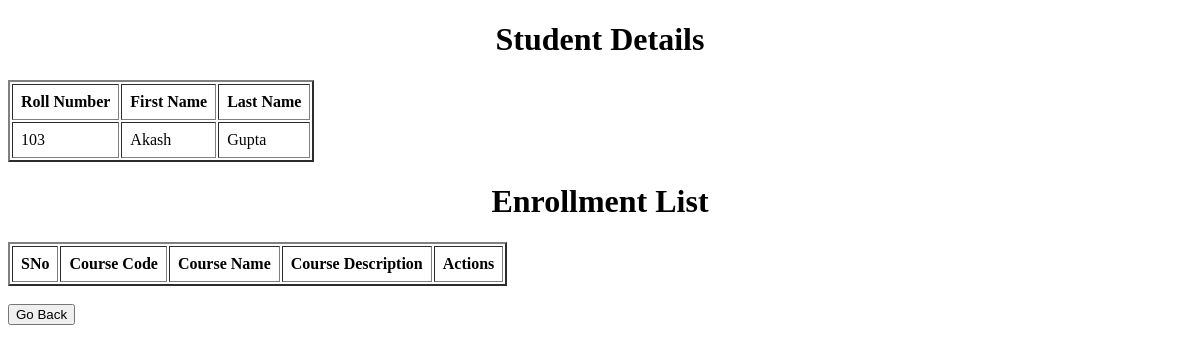
/student/3, run on an earlier commit of the app's database.
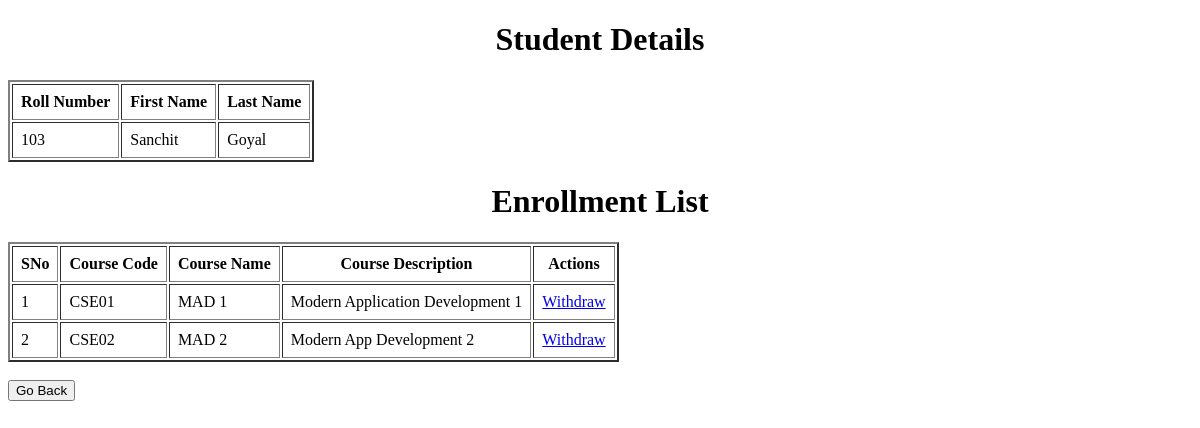
And on a later commit of the database.
### app.py (models this page shows)
class Student(db.Model):
    student_id = db.Column(db.Integer, primary_key = True, autoincrement = True)
    roll_number = db.Column(db.String, unique = True, nullable = False)
    first_name = db.Column(db.String, nullable = False)
    last_name = db.Column(db.String)

class Course(db.Model):
    course_id = db.Column(db.Integer, primary_key = True, autoincrement = True)
    course_code = db.Column(db.String, unique = True, nullable = False)
    course_name = db.Column(db.String, nullable = False)
    course_description = db.Column(db.String)
    students = db.relationship("Student", backref = "courses", secondary = "enrollments")

### app.py (the view)
@app.route('/student/<int:student_id>')
def student_info(student_id):
    this_student = Student.query.get(student_id)
    return render_template("student_info.html", student = this_student)

### templates/student_info.html (shortened to what this page needs)
<!DOCTYPE html>
<html lang="en">
<head>
</head>
<body>
    <h1 style="text-align: center;">Student Details</h1>
    <table id = 'student-detail' border="2" cellpadding="8px">
        <thead>
            <tr>
                <th>Roll Number</th>
                <th>First Name</th>
                <th>Last Name</th>
            </tr>
        </thead>
        <tbody>
            <tr>
                <td>{{ student.roll_number }}</td>
                <td>{{ student.first_name }}</td>
                <td>{{ student.last_name }}</td>
            </tr>
        </tbody>
    </table>
    <h1 style="text-align: center;">Enrollment List</h1>
    <table id = "student-enrollments" border="2" cellpadding="8px">
        <thead>
            <tr>
                <th>SNo</th>
                <th>Course Code</th>
                <th>Course Name</th>
                <th>Course Description</th>
                <th>Actions</th>
            </tr>
        </thead>
        <tbody>
            {% for course in student.courses %}
            <tr>
                <td>{{ loop.index }}</td>
                <td>{{ course.course_code }}</td>
                <td>{{ course.course_name }}</td>
                <td>{{ course.course_description }}</td>
                <td><a href="/student/{{student.student_id}}/withdraw/{{course.course_id}}">Withdraw</a></td>
            </tr>
            {% endfor %}
        </tbody>
    </table><br>
    <a href="/"><button>Go Back</button></a>
</body>
</html>

What changed in the data, as far as the page shows it:
changed Student: first_name "Akash" → "Sanchit"; last_name "Gupta" → "Goyal"
added Course: course_code "CSE01", course_name "MAD 1", course_description "Modern Application Development 1"
added Course: course_code "CSE02", course_name "MAD 2", course_description "Modern App Development 2"
